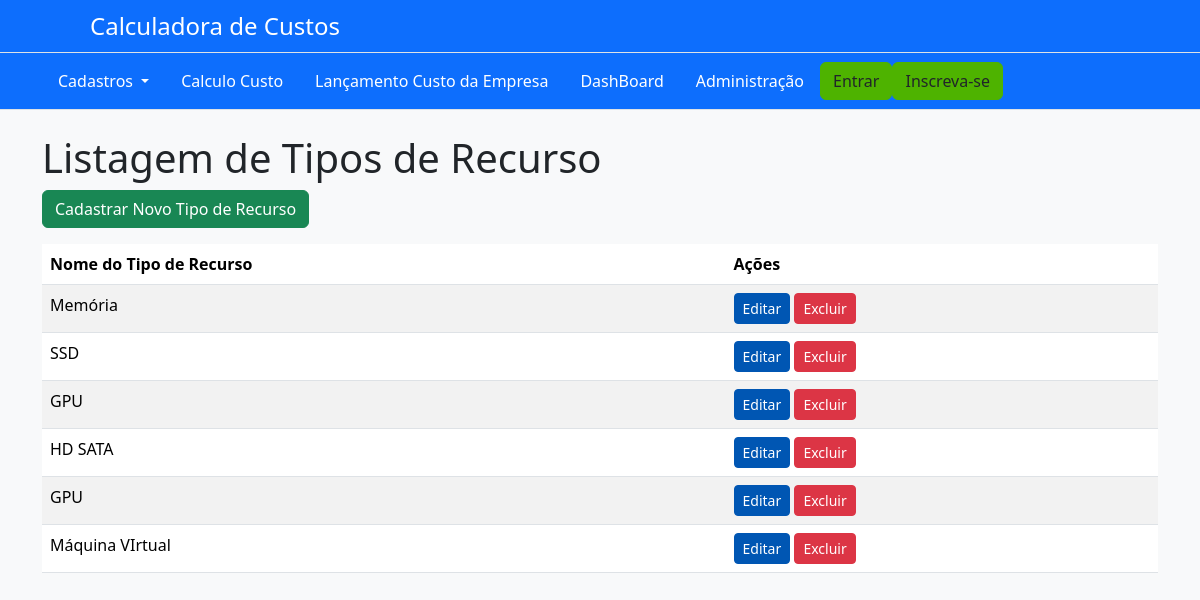
Screenshot of /listartiporecurso/ with the database file from the repository.
### AppCalculadora/models.py (models this page shows, shortened)
class TipoRecurso(models.Model):
    nome = models.CharField(max_length=255)

### AppCalculadora/views.py (the view)
# urls.py: path('listartiporecurso/', views.listar_tipo_recurso, name='listarTipoRecurso'),
def listar_tipo_recurso(request):
    tipos_recurso = TipoRecurso.objects.all()
    return render(request, 'tiporecurso/listar_tipo_recurso.html', {'tipos_recurso': tipos_recurso})

### AppCalculadora/templates/tiporecurso/listar_tipo_recurso.html
{% extends 'base.html' %}
{% block content %}
<div class="container">
    <h1 class="page-title">Listagem de Tipos de Recurso</h1>
    <a href="{% url 'cadastrarTipoRecurso' %}" class="btn btn-success mb-3">Cadastrar Novo Tipo de Recurso</a>
    <table class="table table-striped">
        <thead>
            <tr>
                <th>Nome do Tipo de Recurso</th>
                <th>Ações</th>
            </tr>
        </thead>
        <tbody>
            {% for tipo_recurso in tipos_recurso %}
            <tr>
                <td>{{ tipo_recurso.nome }}</td>
                <td>
                    <a href="{% url 'editarTipoRecurso' tipo_recurso.pk %}" class="btn btn-primary btn-sm">Editar</a>
                    <a href="{% url 'excluirTipoRecurso' tipo_recurso.pk %}" class="btn btn-danger btn-sm">Excluir</a>
                </td>
            </tr>
            {% endfor %}
        </tbody>
    </table>
</div>
{% endblock %}

### AppCalculadora/static/css/custom.css (style rules this page uses)
body { background-color: #f8f9fa; color: #212529; }
.btn-primary { background-color: #0056b3; border-color: #0056b3; }

### rows the page displays
TipoRecurso: nome "Memória"
TipoRecurso: nome "SSD"
TipoRecurso: nome "GPU"
TipoRecurso: nome "HD SATA"
TipoRecurso: nome "GPU"
TipoRecurso: nome "Máquina VIrtual"
